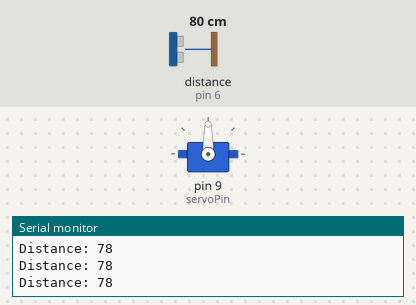
The sketch below on a simulated Arduino Uno, built with avr-gcc and run on an emulated ATmega328P. Shown: servo, the last lines printed to the serial monitor. Wiring (inferred from the names in the program): ultrasonic range finder: trigger pin 7; echo pin 6. Inputs (shaded band) come from the test bench; at power-on: distance to the obstacle (sensor on pin 6) 80 cm. The echo pulse lasts 58.3 µs per cm.

Above: at 1.2 s.
1.3 s: distance to the obstacle (sensor on pin 6) set to 24 cm
2.8 s: distance to the obstacle (sensor on pin 6) set to 20 cm
At 3.4 s:
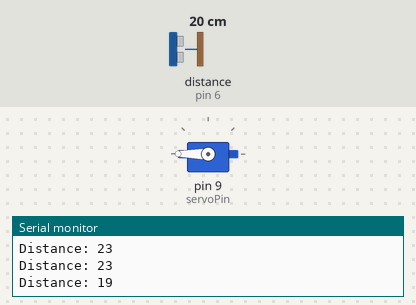
4.3 s: distance to the obstacle (sensor on pin 6) set to 35 cm
At 6.9 s:
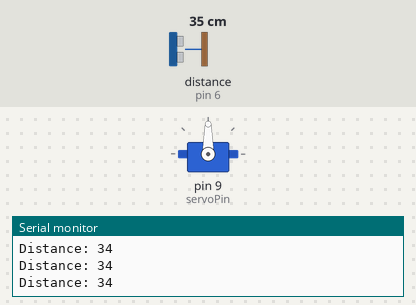
7.3 s: distance to the obstacle (sensor on pin 6) set to 2 cm
At 8.3 s:
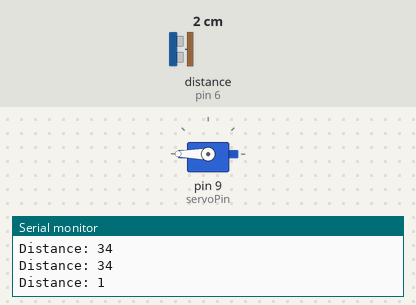
Timing chart, 0 to 9.8 s (numbered marks = the images above; inputs shaded):
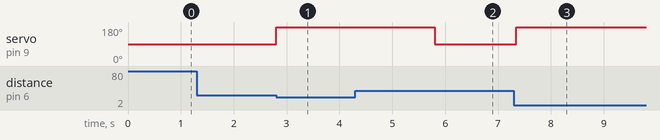

The sketch:

FinalServoAndUltrasonicTest.ino
```cpp
#include <Servo.h>

// Define pins
const int trigPin = 7;
const int echoPin = 6;
const int servoPin = 9;

// Set up servo and distance threshold
Servo trashServo;
const int distanceThreshold = 20;  // Distance in cm to detect a person

void setup() {
  // Initialize serial monitor
  Serial.begin(9600);

  // Set up ultrasonic sensor pins
  pinMode(trigPin, OUTPUT);
  pinMode(echoPin, INPUT);

  // Attach servo motor
  trashServo.attach(servoPin);
  trashServo.write(90); // Start with the lid closed
}

void loop() {
  // Measure distance from ultrasonic sensor
  long distance = getDistance();
  Serial.print("Distance: ");
  Serial.println(distance);

  // If distance is below threshold, open the lid
  if (distance > 0 && distance <= distanceThreshold) {
    trashServo.write(180); // Open the lid
    delay(3000);          // Wait for 3 seconds (lid open duration)
    trashServo.write(90);   // Close the lid
  }

  delay(100); // Small delay for stability
}

// Function to measure distance
long getDistance() {
  // Send a pulse
  digitalWrite(trigPin, LOW);
  delayMicroseconds(2);
  digitalWrite(trigPin, HIGH);
  delayMicroseconds(10);
  digitalWrite(trigPin, LOW);

  // Read the echo pin response
  long duration = pulseIn(echoPin, HIGH);
  long distance = duration * 0.034 / 2;  // Convert duration to distance

  return distance;
}
```

Measured:
- the behaviour switches between 22 and 21 cm on distance to the obstacle (sensor on pin 6) (found by bisection; images 0 and 1)
- after the input at 2.8 s, servo on pin 9 (servoPin): 90° → 180° at once
- after the input at 4.3 s, servo on pin 9 (servoPin): goes on until 5.8 s, then stays 90°
- after the input at 7.3 s, servo on pin 9 (servoPin): 90° → 180° at once
